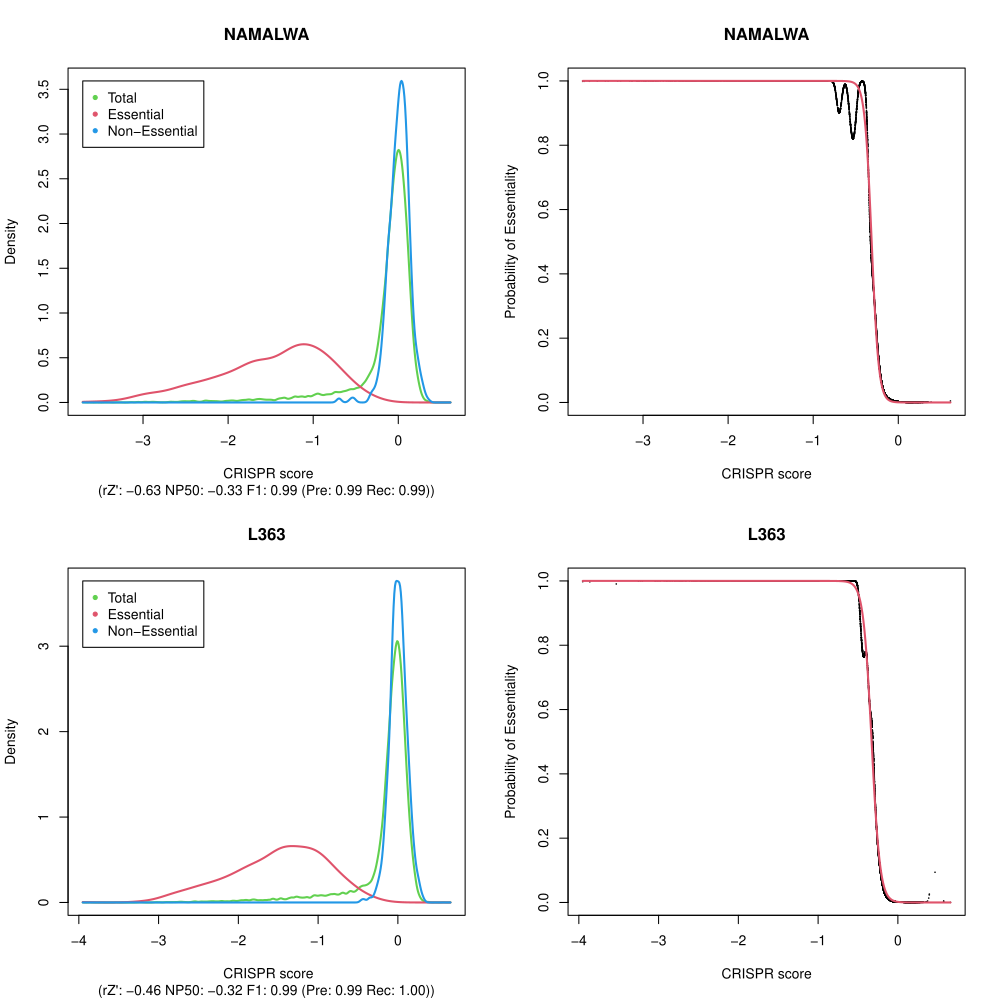

The R source for this figure:
# Check the quality of lethality screens, of which only CRISPR scores are published.
# This script compares the distribution of the essential and non-essential genes.
# Create a CSV file with the gene symbols in the first column and the CRISPR scores in the following columns,and with 
# the cell line names in the first row.Put Controls.csv in the same folder.
# rZ': robust Z factor, NP50: CRISPR score in which the essential and non-essential curves cross, so at this point
# there is 50% chance to be essential. F1: harmonic mean of precision and recall: https://en.wikipedia.org/wiki/F-score,
# in which the NP50 is used as cuttoff.
# Probability of essentiality: chance to be like an essential (ratio essential/nonessential curve at CRISPR score)
# Author: M.F.M. de Rooij, PhD, Amsterdam UMC, Spaargaren Lab, 2023, info: m.f.derooij@amsterdamumc.nl
#########################################################################################
#                                   VARIABLES
# Folder
Workdirectory<- "H:/BioWin/CRISPRess/"

# Data file (layout as described above)
Filename<- "CRISPRscores.csv"      

#########################################################################################
# Data
setwd(Workdirectory)
df_data <- read.csv(file=Filename, sep=",", header=TRUE, stringsAsFactors = FALSE)
colnames(df_data)[1]<-"GeneSymbol"
NumCells<-ncol(df_data)-1

# Guide ID
df_Controls <- read.csv("CRISPRscreenControls.csv", sep=',', header=TRUE, stringsAsFactors = FALSE)

df_data$Type<- "x"
df_data[df_data$GeneSymbol %in% df_Controls$Essential[nchar(df_Controls$Essential)>0],"Type"]<- "p"
df_data[df_data$GeneSymbol %in% df_Controls$Non_Essential[nchar(df_Controls$Non_Essential)>0],"Type"]<- "n"
df_PC<-df_data[df_data$Type=="p",]
df_NC<-df_data[df_data$Type=="n",]

df_int<- data.frame(cell=numeric(0), int=numeric(0))

pdf(paste0(Filename,".pdf"), width=10, height=10)
par(mfrow=c(2,2))
for (n in 1:NumCells) { 
  xMin <- min(unlist(df_data[n+1])) 
  xMax <- max(unlist(df_data[n+1]))
  den_cell1To<- density(unlist(df_data[n+1]), from=xMin, to=xMax)
  den_cell1PC<- density(unlist(df_PC[n+1]), from=xMin, to=xMax)
  den_cell1NC<- density(unlist(df_NC[n+1]), from=xMin, to=xMax)
  yMax<- max(c(den_cell1To$y,den_cell1PC$y, den_cell1NC$y))

  # Robust Z prime (median and median absolute deviation)
  Mp<- median(unlist(df_PC[n+1]))
  Mn<- median(unlist(df_NC[n+1]))
  SDp<-mad(unlist(df_PC[n+1]))
  SDn<-mad(unlist(df_NC[n+1]))
  Zprime <- 1-((3*(SDp+SDn))/(abs(Mp-Mn))) 
  
  # Intersection positive and negative controls
  poi <- which(diff(den_cell1PC$y > den_cell1NC$y) != 0) 
  intersection<- den_cell1PC$x[poi][den_cell1PC$x[poi]<0][which.min(abs(den_cell1PC$x[poi][den_cell1PC$x[poi]<0]))]
  df_int_temp<- data.frame(cell=n, int=intersection)
  df_int<- rbind(df_int, df_int_temp)

  # F measure (with cutoff the intersection), harmonic mean precision and recall
  truePos<- length(df_PC[n+1][df_PC[n+1]<intersection])
  posPredict<- length(df_PC[n+1][df_PC[n+1]<intersection])+length(df_NC[n+1][df_NC[n+1]<intersection])*nrow(df_PC)/nrow(df_NC)
  posControls<- nrow(df_PC)
  precision<- truePos/posPredict
  recall<- truePos/posControls
  F1<- 2/(1/precision + 1/recall)

  plot(den_cell1To$x, den_cell1To$y, xlim=(c(xMin,xMax)), ylim=c(0,yMax), type='l', col=3, xlab=~"CRISPR score", 
       ylab="Density", lwd=2, main=colnames(df_data[n+1]), sub = paste0("(rZ': ", format(round(Zprime,2), nsmall=2), 
                                                                        " NP50: ", format(round(intersection,2), nsmall=2), " F1: ", format(round(F1,2),nsmall = 2), " (Pre: ", format(round(precision,2),nsmall = 2), 
                                                                        " Rec: ", format(round(recall,2),nsmall = 2), "))"))
  par(new=TRUE)
  plot(den_cell1PC$x, den_cell1PC$y, xlim=(c(xMin,xMax)), ylim=c(0,yMax), type='l', axes=FALSE, col=2, xlab="", 
       ylab="", lwd=2)
  par(new=TRUE)
  plot(den_cell1NC$x, den_cell1NC$y, xlim=(c(xMin,xMax)), ylim=c(0,yMax), type='l', axes=FALSE, col=4, xlab="", 
       ylab="", lwd=2)
  legend(xMin,yMax,legend=c("Total", "Essential", "Non-Essential"), cex=1, pch=c(20,20,20), col=c(3,2,4))
  
  
  ddp<-approxfun(den_cell1PC$x, den_cell1PC$y)
  ddn<-approxfun(den_cell1NC$x, den_cell1NC$y)
  funChance<- function(x){
    ddp(x)/(ddp(x)+ddn(x)+0.00001) 
  }
  chance <- apply(df_data[n+1], MARGIN=2, FUN = funChance)
  plot(unlist(df_data[n+1]),chance, cex=0.1, xlim=c(xMin,xMax), ylim=c(0,1), xlab="CRISPR score", ylab="Probability of Essentiality", main=colnames(df_data[n+1]))
  
  df_fit<- data.frame(x=df_data[n+1], y=chance)
  df_fit<- df_fit[order(df_fit[,1]),]
  df_fit<- df_fit[complete.cases(df_fit),]
  x<- unlist(df_fit[1])
  y<- unlist(df_fit[2])
  m.s <- nls(y ~ (1/(1 + exp(-c * (x - d)))), start = list(c = -1, d = round(median(x))), trace = TRUE)
  lines(x, fitted(m.s), lwd=2, col = 2)
  
  probability<- round(predict(m.s, list(x=unlist(df_data[n+1]))),3)
  df_data<-cbind(df_data,probability)
  colnames(df_data)[ncol(df_data)]<- paste0(colnames(df_data[n+1]), "_ProbabilityOfEssentiality")
}  
dev.off()

# Export essentiality scores
df_data2<- df_data[,c("GeneSymbol", "Type", colnames(df_data)[grep("Probability", colnames(df_data))])]
write.csv(df_data2, paste0(Filename, "_EssScores.csv"), row.names = F)
